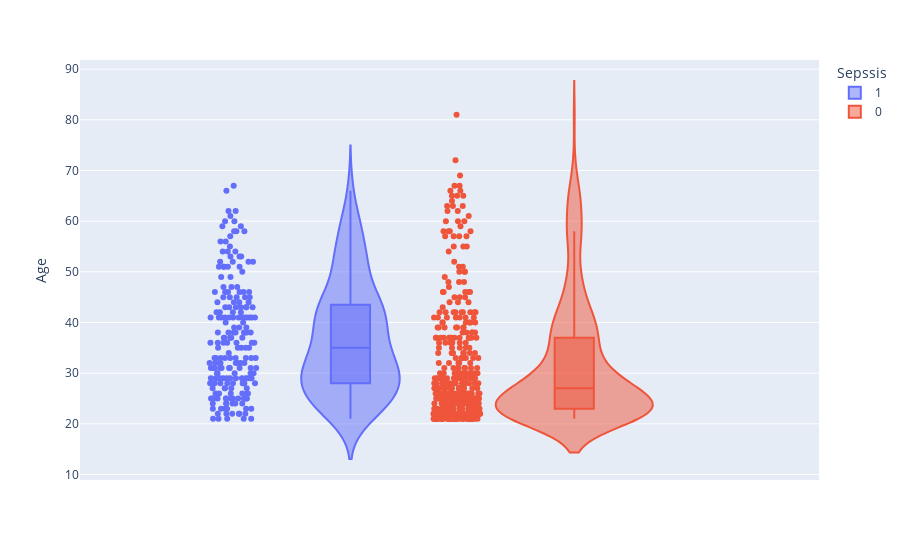

The code cell stored with this chart in its notebook:
### Markdown cell above
##### `Are older patients more likely to have sepsis?(50 and above)`

### Code cell
fig = px.violin(data, y="Age", color="Sepssis",box = True,points='all',
                #violinmode='overlay', # draw violins on top of each other
                # default violinmode is 'group' as in example above
                hover_data=data.columns)
fig.show()

### Figure 1 — Plotly figure (JSON) as saved in the notebook; plotly's stock layout.template omitted (floating-point values rounded to 4 significant figures; data arrays with more than 128 entries replaced by an {"elided": "..."} marker saying what was removed)
{"data": [{"alignmentgroup": "True", "box": {"visible": true}, "customdata": {"elided": "208x9 float values"}, "hovertemplate": "Sepssis=%{customdata[8]}<br>Age=%{y}<br>PRG=%{customdata[0]}<br>PL=%{customdata[1]}<br>PR=%{customdata[2]}<br>SK=%{customdata[3]}<br>TS=%{customdata[4]}<br>M11=%{customdata[5]}<br>BD2=%{customdata[6]}<br>Insurance=%{customdata[7]}<extra></extra>", "legendgroup": "1", "marker": {"color": "#636efa"}, "name": "1", "offsetgroup": "1", "orientation": "v", "points": "all", "scalegroup": "True", "showlegend": true, "type": "violin", "x0": " ", "xaxis": "x", "y": {"elided": "208 int values"}, "y0": " ", "yaxis": "y"}, {"alignmentgroup": "True", "box": {"visible": true}, "customdata": {"elided": "391x9 float values"}, "hovertemplate": "Sepssis=%{customdata[8]}<br>Age=%{y}<br>PRG=%{customdata[0]}<br>PL=%{customdata[1]}<br>PR=%{customdata[2]}<br>SK=%{customdata[3]}<br>TS=%{customdata[4]}<br>M11=%{customdata[5]}<br>BD2=%{customdata[6]}<br>Insurance=%{customdata[7]}<extra></extra>", "legendgroup": "0", "marker": {"color": "#EF553B"}, "name": "0", "offsetgroup": "0", "orientation": "v", "points": "all", "scalegroup": "True", "showlegend": true, "type": "violin", "x0": " ", "xaxis": "x", "y": {"elided": "391 int values"}, "y0": " ", "yaxis": "y"}], "layout": {"legend": {"title": {"text": "Sepssis"}, "tracegroupgap": 0}, "margin": {"t": 60}, "violinmode": "group", "xaxis": {"anchor": "y", "domain": [0, 1]}, "yaxis": {"anchor": "x", "domain": [0, 1], "title": {"text": "Age"}}}}
